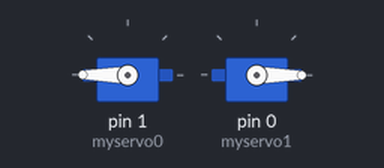
This sketch was run on a simulated Arduino Uno, built with avr-gcc and run on an emulated ATmega328P. Parts: 2 × servo.

Above: at 0.05 s.
At 15.95 s:
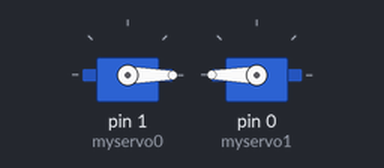
At 31.55 s:
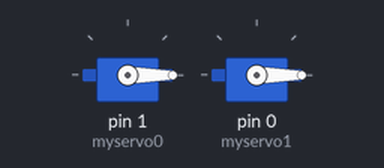
Timing chart, 0 to 41.1 s (numbered marks = the images above):
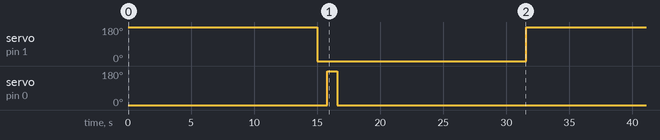

The sketch:

suctionpump.ino
```cpp
#include <Servo.h>

Servo myservo0;
Servo myservo1;

  //Create a gas pump and solenoid valve control object (Servo myservo0) for the air pump ( Servo myservo1) for the solenoid valve
  // This variable uses the air pump solenoid valve switch (0 is off, 180 is on)

void setup()
{
  myservo0.attach(1);
  myservo1.attach(0);

  myservo0.write(0);
  myservo1.write(0);

// Representing the air pump plug 9 pin, the solenoid valve plug 8 pin arduino control
}

void loop()
{

  myservo0.write(180);
  myservo1.write(0);

//This line of code indicates that the air pump is on and the solenoid valve is off.
  delay(15000);
// Indicates that the action time of this group is 1500 milliseconds, and the time can be freely modified.

  myservo0.write(0);
  myservo1.write(0);

// This line of code indicates that the air pump is off, the solenoid valve is off, and the air pump has moved the item. At this time, the air pump can also be turned on or off according to actual needs.
  delay(800);
// Wait for 800 milliseconds to get the item to the specified location, the time can be freely modified

  myservo0.write(0);
  myservo1.write(180);

// This line of code indicates that the air pump is off, the solenoid valve is open, and the item is off the suction cup.
  delay(800);
//Put down the item waiting time of 800 milliseconds, the time can be freely modified

  myservo0.write(0);
  myservo1.write(0);

// This line of code indicates that the air pump is off, the solenoid valve is off, and the operation is complete. delay(1500);
delay(15000);
// Wait for 1500 milliseconds to cycle. Time can be freely modified. If you don't need to wait for a loop, you can add the number to the super, that is, let him wait indefinitely. Don't let the loop have other code. Unfortunately, I still haven't figured it out. I understand the changes later.

//The last match can't be lost, otherwise all errors
}
```

Measured:
- by itself, servo on pin 1 (myservo0): alternates 180° for 15.0 s and 0° for 16.6 s
- by itself, servo on pin 0 (myservo1): alternates 180° for 0.80 s and 0° for 30.8 s
